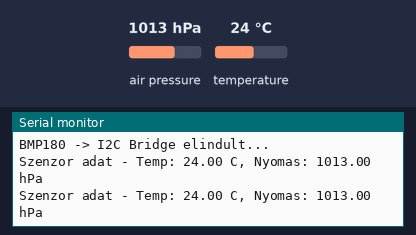
A sketch run on a simulated Arduino Uno, built with avr-gcc and run on an emulated ATmega328P. Parts: the last lines printed to the serial monitor. The inputs (shaded band) are chosen by the test bench; at power-on: air pressure 1013 hPa, temperature 24 °C.

Above: at 2.8 s.
2.9 s: air pressure set to 952 hPa
At 4.4 s:
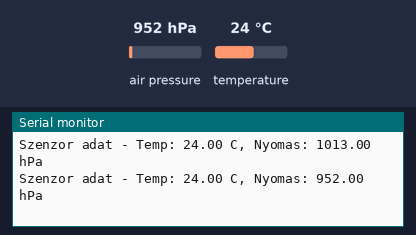
5.6 s: temperature set to 12 °C
At 7.4 s:
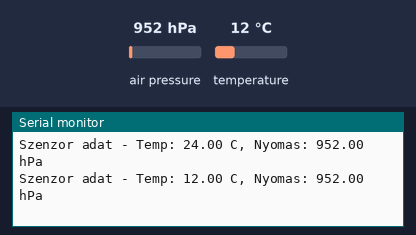
8.3 s: air pressure set to 975 hPa
At 10.9 s:
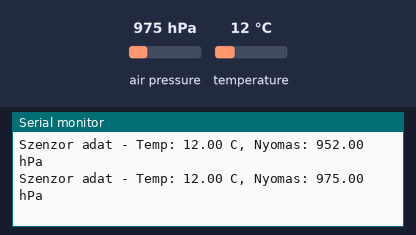
Timing chart, 0 to 12.4 s (numbered marks = the images above; inputs shaded):
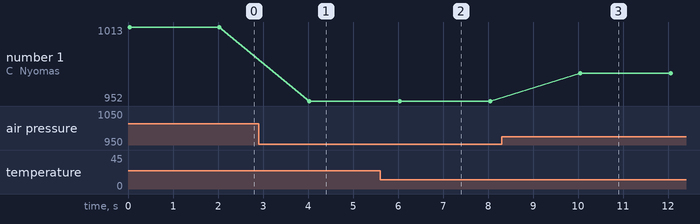

The sketch:

Arduino_BMP180.ino
```cpp
#include <Wire.h>
#include <Adafruit_BMP085.h>

#define SLAVE_ADDRESS 0x04     // Arduino I2C címe (ezen látja a Pi)

Adafruit_BMP085 bmp;           // BMP180 szenzor objektum

volatile float lastTemp = 0.0;
volatile float lastPressure = 0.0;
char dataBuffer[32];

void setup() {
  Serial.begin(9600);

  // 1. BMP180 inicializálása
  if (!bmp.begin()) {
    Serial.println("Hiba: BMP180 szenzor nem található!");
    while (1) {} // Megállás, ha nincs szenzor
  }

  // 2. I2C inicializálása (Slave mód a Pi felé)
  // Megjegyzés: A BMP180 a 0x77 címet használja, az Arduino pedig a 0x04-et.
  // A Wire könyvtár kezeli mindkettőt.
  Wire.begin(SLAVE_ADDRESS);
  Wire.onRequest(sendData);

  Serial.println("BMP180 -> I2C Bridge elindult...");
}

void loop() {
  // Adatok kiolvasása a szenzorból
  lastTemp = bmp.readTemperature();
  lastPressure = bmp.readPressure() / 100.0; // Pa -> hPa (vagy mbar) átváltás

  // Debug kiírás
  Serial.print("Szenzor adat - Temp: ");
  Serial.print(lastTemp);
  Serial.print(" C, Nyomas: ");
  Serial.print(lastPressure);
  Serial.println(" hPa");

  delay(2000); // 2 másodperces frissítés
}

void sendData() {
  // Ha még nincs adat
  if (lastTemp == 0.0) {
    Wire.write("0.00,0.00");
    return;
  }

  char tStr[10];
  char pStr[10];

  // Float konvertálás: 2 tizedesjegy
  dtostrf(lastTemp, 5, 2, tStr);
  dtostrf(lastPressure, 6, 2, pStr);

  memset(dataBuffer, 0, sizeof(dataBuffer));
  sprintf(dataBuffer, "%s,%s", tStr, pStr);

  Wire.write(dataBuffer);
}
```

Measured:
- after the input at 2.9 s, the serial monitor: prints a new line after 1.1 s (image 1)
- after the input at 5.6 s, the serial monitor: prints a new line after 0.44 s (image 2)
- after the input at 8.3 s, the serial monitor: prints a new line after 1.8 s (image 3)
- plotted number 1: 1013 → 952 after the input at 2.9 s, 952 → 975 after the input at 8.3 s
